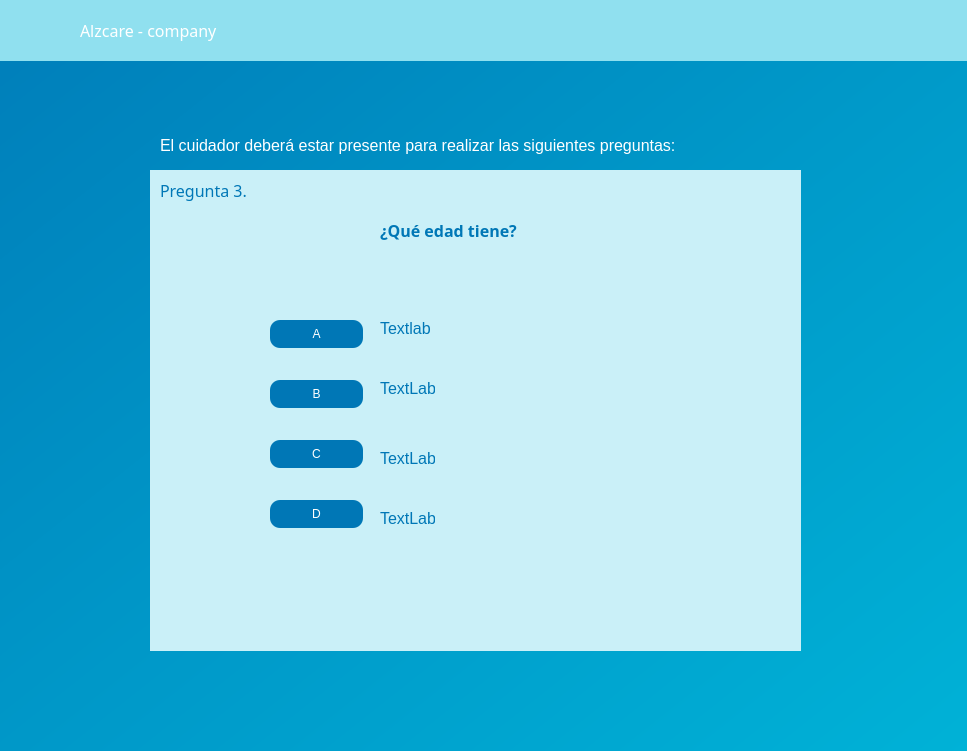
<?xml version="1.0" encoding="UTF-8"?>
<ui version="4.0">
 <class>Form</class>
 <widget class="QWidget" name="Form">
  <property name="geometry">
   <rect>
    <x>0</x>
    <y>0</y>
    <width>967</width>
    <height>751</height>
   </rect>
  </property>
  <property name="windowTitle">
   <string>Form</string>
  </property>
  <widget class="QWidget" name="widget" native="true">
   <property name="geometry">
    <rect>
     <x>-90</x>
     <y>-110</y>
     <width>1101</width>
     <height>881</height>
    </rect>
   </property>
   <property name="styleSheet">
    <string notr="true">QWidget {
    background: qlineargradient(x1:0, y1:0, x2:1, y2:1, stop:0 #0077b6, stop:0.5 #0096c7, stop:1 #00b4d8);
}

QLabel {
    background-color: transparent;  /* Fondo transparente para QLabel */
    color: white;  /* Color del texto del QLabel */
    font-size: 16px;  /* Tamaño de fuente del QLabel */
}

QLineEdit {
    background-color: white;  /* Fondo sólido blanco para QLineEdit */
    border: 2px solid #00b4d8;
    border-radius: 10px;
    padding: 10px;
    font-size: 16px;
    color: black;
}

QLineEdit:focus {
    border: 2px solid #0077b6; /* Color del borde al enfocar */
    outline: none;
}


QPushButton{
	border-radius: 10px;
	color: white;
	background-color: rgb(0, 119, 182)
}</string>
   </property>
   <widget class="QLabel" name="label_5">
    <property name="geometry">
     <rect>
      <x>610</x>
      <y>330</y>
      <width>61</width>
      <height>51</height>
     </rect>
    </property>
    <property name="text">
     <string/>
    </property>
    <property name="pixmap">
     <pixmap resource="recursos_interfazseguimiento3.qrc">:/prefijoNuevo/Alzcare.png</pixmap>
    </property>
   </widget>
   <widget class="QWidget" name="widget_2" native="true">
    <property name="geometry">
     <rect>
      <x>10</x>
      <y>110</y>
      <width>1191</width>
      <height>61</height>
     </rect>
    </property>
    <property name="styleSheet">
     <string notr="true">QWidget{
	background-color: rgb(144, 224, 239);
}</string>
    </property>
    <widget class="QLabel" name="label_2">
     <property name="geometry">
      <rect>
       <x>160</x>
       <y>20</y>
       <width>151</width>
       <height>21</height>
      </rect>
     </property>
     <property name="font">
      <font>
       <family>Montserrat</family>
       <pointsize>-1</pointsize>
       <weight>50</weight>
       <bold>false</bold>
      </font>
     </property>
     <property name="text">
      <string>Alzcare - company</string>
     </property>
    </widget>
    <widget class="QLabel" name="label">
     <property name="geometry">
      <rect>
       <x>100</x>
       <y>10</y>
       <width>41</width>
       <height>41</height>
      </rect>
     </property>
     <property name="text">
      <string/>
     </property>
     <property name="pixmap">
      <pixmap resource="recursos_interfazseguimiento3.qrc">:/prefijoNuevo/Alzcare.png</pixmap>
     </property>
     <property name="scaledContents">
      <bool>true</bool>
     </property>
    </widget>
    <widget class="QPushButton" name="pushButton_regresar">
     <property name="geometry">
      <rect>
       <x>960</x>
       <y>20</y>
       <width>81</width>
       <height>31</height>
      </rect>
     </property>
     <property name="text">
      <string/>
     </property>
     <property name="icon">
      <iconset resource="recursos_interfazseguimiento3.qrc">
       <normaloff>:/prefijoNuevo/regresar.png</normaloff>:/prefijoNuevo/regresar.png</iconset>
     </property>
     <property name="iconSize">
      <size>
       <width>40</width>
       <height>240</height>
      </size>
     </property>
    </widget>
   </widget>
   <widget class="QWidget" name="widget_3" native="true">
    <property name="geometry">
     <rect>
      <x>240</x>
      <y>280</y>
      <width>651</width>
      <height>481</height>
     </rect>
    </property>
    <property name="styleSheet">
     <string notr="true">QWidget{
	background-color: rgb(202, 240, 248);
}
QLabel{
	color: rgb(0, 119, 182);}

QPushButton{
	background-color: rgb(0, 119, 182);
	color: white;
}</string>
    </property>
    <widget class="QLabel" name="label_3">
     <property name="geometry">
      <rect>
       <x>10</x>
       <y>0</y>
       <width>351</width>
       <height>41</height>
      </rect>
     </property>
     <property name="font">
      <font>
       <family>Montserrat</family>
       <pointsize>-1</pointsize>
       <weight>50</weight>
       <bold>false</bold>
      </font>
     </property>
     <property name="text">
      <string>&lt;html&gt;&lt;head/&gt;&lt;body&gt;&lt;p&gt;Pregunta 3.&lt;/p&gt;&lt;/body&gt;&lt;/html&gt;</string>
     </property>
    </widget>
    <widget class="QLabel" name="label_4">
     <property name="geometry">
      <rect>
       <x>480</x>
       <y>120</y>
       <width>55</width>
       <height>16</height>
      </rect>
     </property>
     <property name="text">
      <string/>
     </property>
     <property name="pixmap">
      <pixmap>:/prefijoNuevo/cerebro.png</pixmap>
     </property>
     <property name="scaledContents">
      <bool>true</bool>
     </property>
    </widget>
    <widget class="QLabel" name="label_7">
     <property name="geometry">
      <rect>
       <x>230</x>
       <y>40</y>
       <width>351</width>
       <height>41</height>
      </rect>
     </property>
     <property name="font">
      <font>
       <family>Montserrat</family>
       <pointsize>-1</pointsize>
       <weight>75</weight>
       <bold>true</bold>
      </font>
     </property>
     <property name="text">
      <string>&lt;html&gt;&lt;head/&gt;&lt;body&gt;&lt;p&gt;¿Qué edad tiene?&lt;/p&gt;&lt;/body&gt;&lt;/html&gt;</string>
     </property>
    </widget>
    <widget class="QPushButton" name="pushButton">
     <property name="geometry">
      <rect>
       <x>120</x>
       <y>150</y>
       <width>93</width>
       <height>28</height>
      </rect>
     </property>
     <property name="text">
      <string>A</string>
     </property>
    </widget>
    <widget class="QPushButton" name="pushButton_B">
     <property name="geometry">
      <rect>
       <x>120</x>
       <y>210</y>
       <width>93</width>
       <height>28</height>
      </rect>
     </property>
     <property name="text">
      <string>B</string>
     </property>
    </widget>
    <widget class="QPushButton" name="pushButton_C">
     <property name="geometry">
      <rect>
       <x>120</x>
       <y>270</y>
       <width>93</width>
       <height>28</height>
      </rect>
     </property>
     <property name="text">
      <string>C</string>
     </property>
    </widget>
    <widget class="QPushButton" name="pushButton_D">
     <property name="geometry">
      <rect>
       <x>120</x>
       <y>330</y>
       <width>93</width>
       <height>28</height>
      </rect>
     </property>
     <property name="text">
      <string>D</string>
     </property>
    </widget>
    <widget class="QLabel" name="label_A">
     <property name="geometry">
      <rect>
       <x>230</x>
       <y>150</y>
       <width>55</width>
       <height>16</height>
      </rect>
     </property>
     <property name="text">
      <string>Textlab</string>
     </property>
    </widget>
    <widget class="QLabel" name="label_B">
     <property name="geometry">
      <rect>
       <x>230</x>
       <y>210</y>
       <width>55</width>
       <height>16</height>
      </rect>
     </property>
     <property name="text">
      <string>TextLabel</string>
     </property>
    </widget>
    <widget class="QLabel" name="label_C">
     <property name="geometry">
      <rect>
       <x>230</x>
       <y>280</y>
       <width>55</width>
       <height>16</height>
      </rect>
     </property>
     <property name="text">
      <string>TextLabel</string>
     </property>
    </widget>
    <widget class="QLabel" name="label_D">
     <property name="geometry">
      <rect>
       <x>230</x>
       <y>340</y>
       <width>55</width>
       <height>16</height>
      </rect>
     </property>
     <property name="text">
      <string>TextLabel</string>
     </property>
    </widget>
    <widget class="QLabel" name="label_8">
     <property name="geometry">
      <rect>
       <x>390</x>
       <y>170</y>
       <width>171</width>
       <height>161</height>
      </rect>
     </property>
     <property name="text">
      <string/>
     </property>
     <property name="pixmap">
      <pixmap resource="recursos_interfazseguimiento3.qrc">:/prefijoNuevo/edad.png</pixmap>
     </property>
     <property name="scaledContents">
      <bool>true</bool>
     </property>
    </widget>
   </widget>
   <widget class="QLabel" name="label_6">
    <property name="geometry">
     <rect>
      <x>250</x>
      <y>240</y>
      <width>531</width>
      <height>31</height>
     </rect>
    </property>
    <property name="text">
     <string>El cuidador deberá estar presente para realizar las siguientes preguntas:</string>
    </property>
   </widget>
  </widget>
 </widget>
 <resources>
  <include location="recursos_interfazseguimiento3.qrc"/>
 </resources>
 <connections/>
</ui>
